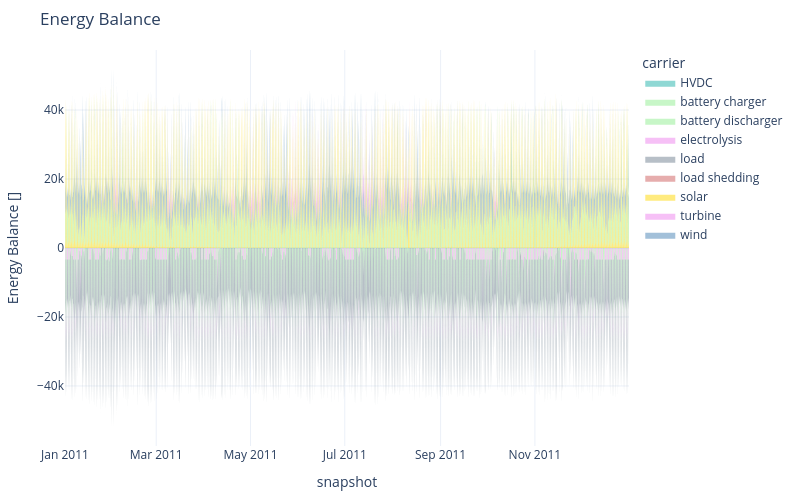

Source (notebook cell):
### Markdown cell above
Finally, there are some more functions to interactively plot hourly energy balance time series for different carriers, such as electricity:

### Code cell
n.statistics.energy_balance.iplot.area(bus_carrier="AC")

### Figure 1 — Plotly figure (JSON) as saved in the notebook; plotly's stock layout.template omitted (floating-point values rounded to 4 significant figures; data arrays with more than 128 entries replaced by an {"elided": "..."} marker saying what was removed)
{"data": [{"fillpattern": {"shape": ""}, "hovertemplate": "carrier=solar<br>snapshot=%{x}<br>Energy Balance []=%{y}<extra></extra>", "legendgroup": "solar", "line": {"color": "gold", "width": 0}, "marker": {"symbol": "circle"}, "mode": "lines", "name": "solar", "orientation": "v", "showlegend": false, "stackgroup": "positive", "type": "scatter", "x": {"elided": "1606 str values"}, "xaxis": "x", "y": {"elided": "1606 float values"}, "yaxis": "y"}, {"fillpattern": {"shape": ""}, "hovertemplate": "carrier=battery discharger<br>snapshot=%{x}<br>Energy Balance []=%{y}<extra></extra>", "legendgroup": "battery discharger", "line": {"color": "lightgreen", "width": 0}, "marker": {"symbol": "circle"}, "mode": "lines", "name": "battery discharger", "orientation": "v", "showlegend": false, "stackgroup": "positive", "type": "scatter", "x": {"elided": "1861 str values"}, "xaxis": "x", "y": {"elided": "1861 float values"}, "yaxis": "y"}, {"fillpattern": {"shape": ""}, "hovertemplate": "carrier=wind<br>snapshot=%{x}<br>Energy Balance []=%{y}<extra></extra>", "legendgroup": "wind", "line": {"color": "steelblue", "width": 0}, "marker": {"symbol": "circle"}, "mode": "lines", "name": "wind", "orientation": "v", "showlegend": false, "stackgroup": "positive", "type": "scatter", "x": {"elided": "2671 str values"}, "xaxis": "x", "y": {"elided": "2671 float values"}, "yaxis": "y"}, {"fillpattern": {"shape": ""}, "hovertemplate": "carrier=turbine<br>snapshot=%{x}<br>Energy Balance []=%{y}<extra></extra>", "legendgroup": "turbine", "line": {"color": "violet", "width": 0}, "marker": {"symbol": "circle"}, "mode": "lines", "name": "turbine", "orientation": "v", "showlegend": false, "stackgroup": "positive", "type": "scatter", "x": {"elided": "547 str values"}, "xaxis": "x", "y": {"elided": "547 float values"}, "yaxis": "y"}, {"fillpattern": {"shape": ""}, "hovertemplate": "carrier=load shedding<br>snapshot=%{x}<br>Energy Balance []=%{y}<extra></extra>", "legendgroup": "load shedding", "line": {"color": "indianred", "width": 0}, "marker": {"symbol": "circle"}, "mode": "lines", "name": "load shedding", "orientation": "v", "showlegend": false, "stackgroup": "positive", "type": "scatter", "x": ["2011-05-28T12:00:00.000000", "2011-05-28T15:00:00.000000", "2011-05-28T21:00:00.000000", "2011-05-29T21:00:00.000000", "2011-08-12T09:00:00.000000", "2011-08-12T12:00:00.000000", "2011-08-12T21:00:00.000000"], "xaxis": "x", "y": [1405.0, 1569.0, 2389.0, 5200.0, 138.9, 2219.0, 2345.0], "yaxis": "y"}, {"fillpattern": {"shape": ""}, "hovertemplate": "carrier=battery charger<br>snapshot=%{x}<br>Energy Balance []=%{y}<extra></extra>", "legendgroup": "battery charger", "line": {"color": "lightgreen", "width": 0}, "marker": {"symbol": "circle"}, "mode": "lines", "name": "battery charger", "orientation": "v", "showlegend": false, "stackgroup": "negative", "type": "scatter", "x": {"elided": "1136 str values"}, "xaxis": "x", "y": {"elided": "1136 float values"}, "yaxis": "y"}, {"fillpattern": {"shape": ""}, "hovertemplate": "carrier=electrolysis<br>snapshot=%{x}<br>Energy Balance []=%{y}<extra></extra>", "legendgroup": "electrolysis", "line": {"color": "violet", "width": 0}, "marker": {"symbol": "circle"}, "mode": "lines", "name": "electrolysis", "orientation": "v", "showlegend": false, "stackgroup": "negative", "type": "scatter", "x": {"elided": "2052 str values"}, "xaxis": "x", "y": {"elided": "2052 float values"}, "yaxis": "y"}, {"fillpattern": {"shape": ""}, "hovertemplate": "carrier=load<br>snapshot=%{x}<br>Energy Balance []=%{y}<extra></extra>", "legendgroup": "load", "line": {"color": "slategrey", "width": 0}, "marker": {"symbol": "circle"}, "mode": "lines", "name": "load", "orientation": "v", "showlegend": false, "stackgroup": "negative", "type": "scatter", "x": {"elided": "2920 str values"}, "xaxis": "x", "y": {"elided": "2920 float values"}, "yaxis": "y"}, {"fillpattern": {"shape": ""}, "hovertemplate": "carrier=HVDC<br>snapshot=%{x}<br>Energy Balance []=%{y}<extra></extra>", "legendgroup": "HVDC", "line": {"color": "lightseagreen", "width": 0}, "marker": {"symbol": "circle"}, "mode": "lines", "name": "HVDC", "orientation": "v", "showlegend": true, "stackgroup": "1", "type": "scatter", "x": ["2011-12-31T21:00:00.000000"], "xaxis": "x", "y": [NaN], "yaxis": "y"}, {"fillpattern": {"shape": ""}, "hovertemplate": "carrier=battery charger<br>snapshot=%{x}<br>Energy Balance []=%{y}<extra></extra>", "legendgroup": "battery charger", "line": {"color": "lightgreen", "width": 0}, "marker": {"symbol": "circle"}, "mode": "lines", "name": "battery charger", "orientation": "v", "showlegend": true, "stackgroup": "1", "type": "scatter", "x": ["2011-12-31T21:00:00.000000"], "xaxis": "x", "y": [NaN], "yaxis": "y"}, {"fillpattern": {"shape": ""}, "hovertemplate": "carrier=battery discharger<br>snapshot=%{x}<br>Energy Balance []=%{y}<extra></extra>", "legendgroup": "battery discharger", "line": {"color": "lightgreen", "width": 0}, "marker": {"symbol": "circle"}, "mode": "lines", "name": "battery discharger", "orientation": "v", "showlegend": true, "stackgroup": "1", "type": "scatter", "x": ["2011-12-31T21:00:00.000000"], "xaxis": "x", "y": [NaN], "yaxis": "y"}, {"fillpattern": {"shape": ""}, "hovertemplate": "carrier=electrolysis<br>snapshot=%{x}<br>Energy Balance []=%{y}<extra></extra>", "legendgroup": "electrolysis", "line": {"color": "violet", "width": 0}, "marker": {"symbol": "circle"}, "mode": "lines", "name": "electrolysis", "orientation": "v", "showlegend": true, "stackgroup": "1", "type": "scatter", "x": ["2011-12-31T21:00:00.000000"], "xaxis": "x", "y": [NaN], "yaxis": "y"}, {"fillpattern": {"shape": ""}, "hovertemplate": "carrier=load<br>snapshot=%{x}<br>Energy Balance []=%{y}<extra></extra>", "legendgroup": "load", "line": {"color": "slategrey", "width": 0}, "marker": {"symbol": "circle"}, "mode": "lines", "name": "load", "orientation": "v", "showlegend": true, "stackgroup": "1", "type": "scatter", "x": ["2011-12-31T21:00:00.000000"], "xaxis": "x", "y": [NaN], "yaxis": "y"}, {"fillpattern": {"shape": ""}, "hovertemplate": "carrier=load shedding<br>snapshot=%{x}<br>Energy Balance []=%{y}<extra></extra>", "legendgroup": "load shedding", "line": {"color": "indianred", "width": 0}, "marker": {"symbol": "circle"}, "mode": "lines", "name": "load shedding", "orientation": "v", "showlegend": true, "stackgroup": "1", "type": "scatter", "x": ["2011-12-31T21:00:00.000000"], "xaxis": "x", "y": [NaN], "yaxis": "y"}, {"fillpattern": {"shape": ""}, "hovertemplate": "carrier=solar<br>snapshot=%{x}<br>Energy Balance []=%{y}<extra></extra>", "legendgroup": "solar", "line": {"color": "gold", "width": 0}, "marker": {"symbol": "circle"}, "mode": "lines", "name": "solar", "orientation": "v", "showlegend": true, "stackgroup": "1", "type": "scatter", "x": ["2011-12-31T21:00:00.000000"], "xaxis": "x", "y": [NaN], "yaxis": "y"}, {"fillpattern": {"shape": ""}, "hovertemplate": "carrier=turbine<br>snapshot=%{x}<br>Energy Balance []=%{y}<extra></extra>", "legendgroup": "turbine", "line": {"color": "violet", "width": 0}, "marker": {"symbol": "circle"}, "mode": "lines", "name": "turbine", "orientation": "v", "showlegend": true, "stackgroup": "1", "type": "scatter", "x": ["2011-12-31T21:00:00.000000"], "xaxis": "x", "y": [NaN], "yaxis": "y"}, {"fillpattern": {"shape": ""}, "hovertemplate": "carrier=wind<br>snapshot=%{x}<br>Energy Balance []=%{y}<extra></extra>", "legendgroup": "wind", "line": {"color": "steelblue", "width": 0}, "marker": {"symbol": "circle"}, "mode": "lines", "name": "wind", "orientation": "v", "showlegend": true, "stackgroup": "1", "type": "scatter", "x": ["2011-12-31T21:00:00.000000"], "xaxis": "x", "y": [NaN], "yaxis": "y"}], "layout": {"height": 500, "hovermode": "x", "legend": {"title": {"text": "carrier"}, "tracegroupgap": 0}, "margin": {"b": 50, "l": 50, "r": 50, "t": 50}, "title": {"text": "Energy Balance"}, "width": 800, "xaxis": {"anchor": "y", "domain": [0.0, 1.0], "title": {"text": "snapshot"}}, "yaxis": {"anchor": "x", "domain": [0.0, 1.0], "title": {"text": "Energy Balance []"}}}}
